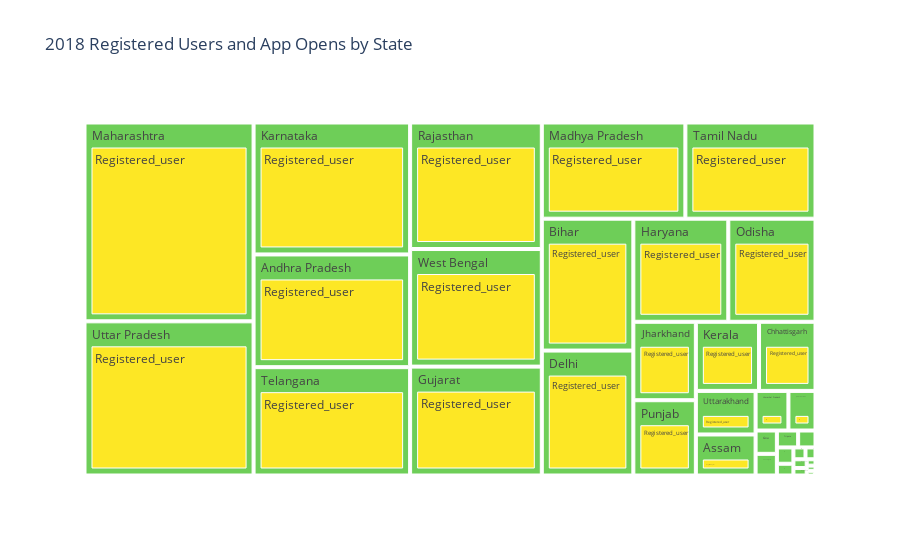

Source (notebook cell):
### Code cell
map_user_plot_treemap(Map_User,2018)

### Figure 1 — Plotly figure (JSON) as saved in the notebook; plotly's stock layout.template omitted (floating-point values rounded to 4 significant figures)
{"data": [{"branchvalues": "total", "customdata": [["Registered_user"], ["Registered_user"], ["Registered_user"], ["Registered_user"], ["Registered_user"], ["Registered_user"], ["Registered_user"], ["Registered_user"], ["Registered_user"], ["Registered_user"], ["Registered_user"], ["Registered_user"], ["Registered_user"], ["Registered_user"], ["Registered_user"], ["Registered_user"], ["Registered_user"], ["Registered_user"], ["Registered_user"], ["Registered_user"], ["Registered_user"], ["Registered_user"], ["Registered_user"], ["Registered_user"], ["Registered_user"], ["Registered_user"], ["Registered_user"], ["Registered_user"], ["Registered_user"], ["Registered_user"], ["Registered_user"], ["Registered_user"], ["Registered_user"], ["Registered_user"], ["Registered_user"], ["Registered_user"], ["Appopens"], ["Appopens"], ["Appopens"], ["Appopens"], ["Appopens"], ["Appopens"], ["Appopens"], ["Appopens"], ["Appopens"], ["Appopens"], ["Appopens"], ["Appopens"], ["Appopens"], ["Appopens"], ["Appopens"], ["Appopens"], ["Appopens"], ["Appopens"], ["Appopens"], ["Appopens"], ["Appopens"], ["Appopens"], ["Appopens"], ["Appopens"], ["Appopens"], ["Appopens"], ["Appopens"], ["Appopens"], ["Appopens"], ["Appopens"], ["Appopens"], ["Appopens"], ["Appopens"], ["Appopens"], ["Appopens"], ["Appopens"], ["(?)"], ["(?)"], ["(?)"], ["(?)"], ["(?)"], ["(?)"], ["(?)"], ["(?)"], ["(?)"], ["(?)"], ["(?)"], ["(?)"], ["(?)"], ["(?)"], ["(?)"], ["(?)"], ["(?)"], ["(?)"], ["(?)"], ["(?)"], ["(?)"], ["(?)"], ["(?)"], ["(?)"], ["(?)"], ["(?)"], ["(?)"], ["(?)"], ["(?)"], ["(?)"], ["(?)"], ["(?)"], ["(?)"], ["(?)"], ["(?)"], ["(?)"]], "domain": {"x": [0, 1], "y": [0, 1]}, "hovertemplate": "labels=%{label}<br>Count=%{value}<br>parent=%{parent}<br>id=%{id}<br>Metric=%{customdata[0]}<extra></extra>", "ids": ["West Bengal/Registered_user", "Jharkhand/Registered_user", "Jammu & Kashmir/Registered_user", "Himachal Pradesh/Registered_user", "Haryana/Registered_user", "Gujarat/Registered_user", "Goa/Registered_user", "Karnataka/Registered_user", "Delhi/Registered_user", "Chhattisgarh/Registered_user", "Chandigarh/Registered_user", "Bihar/Registered_user", "Assam/Registered_user", "Arunachal Pradesh/Registered_user", "Andhra Pradesh/Registered_user", "Dadra & Nagar Haveli & Daman & Diu/Registered_user", "Kerala/Registered_user", "Ladakh/Registered_user", "Lakshadweep/Registered_user", "Uttar Pradesh/Registered_user", "Tripura/Registered_user", "Telangana/Registered_user", "Tamil Nadu/Registered_user", "Sikkim/Registered_user", "Rajasthan/Registered_user", "Punjab/Registered_user", "Puducherry/Registered_user", "Odisha/Registered_user", "Nagaland/Registered_user", "Mizoram/Registered_user", "Meghalaya/Registered_user", "Manipur/Registered_user", "Maharashtra/Registered_user", "Madhya Pradesh/Registered_user", "Andaman & Nicobar/Registered_user", "Uttarakhand/Registered_user", "Andaman & Nicobar/Appopens", "Uttar Pradesh/Appopens", "Jharkhand/Appopens", "Jammu & Kashmir/Appopens", "Himachal Pradesh/Appopens", "Haryana/Appopens", "Gujarat/Appopens", "Goa/Appopens", "Karnataka/Appopens", "Delhi/Appopens", "Chhattisgarh/Appopens", "Chandigarh/Appopens", "Bihar/Appopens", "Assam/Appopens", "Arunachal Pradesh/Appopens", "Andhra Pradesh/Appopens", "Dadra & Nagar Haveli & Daman & Diu/Appopens", "Uttarakhand/Appopens", "Kerala/Appopens", "Lakshadweep/Appopens", "Tripura/Appopens", "Telangana/Appopens", "Tamil Nadu/Appopens", "Sikkim/Appopens", "Rajasthan/Appopens", "Punjab/Appopens", "Ladakh/Appopens", "Puducherry/Appopens", "Nagaland/Appopens", "Mizoram/Appopens", "Meghalaya/Appopens", "Manipur/Appopens", "Maharashtra/Appopens", "Madhya Pradesh/Appopens", "Odisha/Appopens", "West Bengal/Appopens", "Andaman & Nicobar", "Andhra Pradesh", "Arunachal Pradesh", "Assam", "Bihar", "Chandigarh", "Chhattisgarh", "Dadra & Nagar Haveli & Daman & Diu", "Delhi", "Goa", "Gujarat", "Haryana", "Himachal Pradesh", "Jammu & Kashmir", "Jharkhand", "Karnataka", "Kerala", "Ladakh", "Lakshadweep", "Madhya Pradesh", "Maharashtra", "Manipur", "Meghalaya", "Mizoram", "Nagaland", "Odisha", "Puducherry", "Punjab", "Rajasthan", "Sikkim", "Tamil Nadu", "Telangana", "Tripura", "Uttar Pradesh", "Uttarakhand", "West Bengal"], "labels": ["Registered_user", "Registered_user", "Registered_user", "Registered_user", "Registered_user", "Registered_user", "Registered_user", "Registered_user", "Registered_user", "Registered_user", "Registered_user", "Registered_user", "Registered_user", "Registered_user", "Registered_user", "Registered_user", "Registered_user", "Registered_user", "Registered_user", "Registered_user", "Registered_user", "Registered_user", "Registered_user", "Registered_user", "Registered_user", "Registered_user", "Registered_user", "Registered_user", "Registered_user", "Registered_user", "Registered_user", "Registered_user", "Registered_user", "Registered_user", "Registered_user", "Registered_user", "Appopens", "Appopens", "Appopens", "Appopens", "Appopens", "Appopens", "Appopens", "Appopens", "Appopens", "Appopens", "Appopens", "Appopens", "Appopens", "Appopens", "Appopens", "Appopens", "Appopens", "Appopens", "Appopens", "Appopens", "Appopens", "Appopens", "Appopens", "Appopens", "Appopens", "Appopens", "Appopens", "Appopens", "Appopens", "Appopens", "Appopens", "Appopens", "Appopens", "Appopens", "Appopens", "Appopens", "Andaman & Nicobar", "Andhra Pradesh", "Arunachal Pradesh", "Assam", "Bihar", "Chandigarh", "Chhattisgarh", "Dadra & Nagar Haveli & Daman & Diu", "Delhi", "Goa", "Gujarat", "Haryana", "Himachal Pradesh", "Jammu & Kashmir", "Jharkhand", "Karnataka", "Kerala", "Ladakh", "Lakshadweep", "Madhya Pradesh", "Maharashtra", "Manipur", "Meghalaya", "Mizoram", "Nagaland", "Odisha", "Puducherry", "Punjab", "Rajasthan", "Sikkim", "Tamil Nadu", "Telangana", "Tripura", "Uttar Pradesh", "Uttarakhand", "West Bengal"], "marker": {"colors": ["#fde725", "#fde725", "#fde725", "#fde725", "#fde725", "#fde725", "#fde725", "#fde725", "#fde725", "#fde725", "#fde725", "#fde725", "#fde725", "#fde725", "#fde725", "#fde725", "#fde725", "#fde725", "#fde725", "#fde725", "#fde725", "#fde725", "#fde725", "#fde725", "#fde725", "#fde725", "#fde725", "#fde725", "#fde725", "#fde725", "#fde725", "#fde725", "#fde725", "#fde725", "#fde725", "#fde725", "#b5de2b", "#b5de2b", "#b5de2b", "#b5de2b", "#b5de2b", "#b5de2b", "#b5de2b", "#b5de2b", "#b5de2b", "#b5de2b", "#b5de2b", "#b5de2b", "#b5de2b", "#b5de2b", "#b5de2b", "#b5de2b", "#b5de2b", "#b5de2b", "#b5de2b", "#b5de2b", "#b5de2b", "#b5de2b", "#b5de2b", "#b5de2b", "#b5de2b", "#b5de2b", "#b5de2b", "#b5de2b", "#b5de2b", "#b5de2b", "#b5de2b", "#b5de2b", "#b5de2b", "#b5de2b", "#b5de2b", "#b5de2b", "#6ece58", "#6ece58", "#6ece58", "#6ece58", "#6ece58", "#6ece58", "#6ece58", "#6ece58", "#6ece58", "#6ece58", "#6ece58", "#6ece58", "#6ece58", "#6ece58", "#6ece58", "#6ece58", "#6ece58", "#6ece58", "#6ece58", "#6ece58", "#6ece58", "#6ece58", "#6ece58", "#6ece58", "#6ece58", "#6ece58", "#6ece58", "#6ece58", "#6ece58", "#6ece58", "#6ece58", "#6ece58", "#6ece58", "#6ece58", "#6ece58", "#6ece58"]}, "name": "", "parents": ["West Bengal", "Jharkhand", "Jammu & Kashmir", "Himachal Pradesh", "Haryana", "Gujarat", "Goa", "Karnataka", "Delhi", "Chhattisgarh", "Chandigarh", "Bihar", "Assam", "Arunachal Pradesh", "Andhra Pradesh", "Dadra & Nagar Haveli & Daman & Diu", "Kerala", "Ladakh", "Lakshadweep", "Uttar Pradesh", "Tripura", "Telangana", "Tamil Nadu", "Sikkim", "Rajasthan", "Punjab", "Puducherry", "Odisha", "Nagaland", "Mizoram", "Meghalaya", "Manipur", "Maharashtra", "Madhya Pradesh", "Andaman & Nicobar", "Uttarakhand", "Andaman & Nicobar", "Uttar Pradesh", "Jharkhand", "Jammu & Kashmir", "Himachal Pradesh", "Haryana", "Gujarat", "Goa", "Karnataka", "Delhi", "Chhattisgarh", "Chandigarh", "Bihar", "Assam", "Arunachal Pradesh", "Andhra Pradesh", "Dadra & Nagar Haveli & Daman & Diu", "Uttarakhand", "Kerala", "Lakshadweep", "Tripura", "Telangana", "Tamil Nadu", "Sikkim", "Rajasthan", "Punjab", "Ladakh", "Puducherry", "Nagaland", "Mizoram", "Meghalaya", "Manipur", "Maharashtra", "Madhya Pradesh", "Odisha", "West Bengal", "", "", "", "", "", "", "", "", "", "", "", "", "", "", "", "", "", "", "", "", "", "", "", "", "", "", "", "", "", "", "", "", "", "", "", ""], "type": "treemap", "values": [17569602, 5562672, 1217126, 1476649, 11108055, 16268096, 563262, 23436879, 12978387, 4427728, 523127, 13700876, 2780306, 162152, 20024016, 333334, 4955695, 63334, 3261, 29575251, 408665, 19243855, 14200845, 134323, 18905357, 5338195, 305938, 10199425, 112597, 51882, 132046, 220504, 38146000, 15670016, 43516, 2954900, 0, 0, 0, 0, 0, 0, 0, 0, 0, 0, 0, 0, 0, 0, 0, 0, 0, 0, 0, 0, 0, 0, 0, 0, 0, 0, 0, 0, 0, 0, 0, 0, 0, 0, 0, 0, 43516, 20024016, 162152, 2780306, 13700876, 523127, 4427728, 333334, 12978387, 563262, 16268096, 11108055, 1476649, 1217126, 5562672, 23436879, 4955695, 63334, 3261, 15670016, 38146000, 220504, 132046, 51882, 112597, 10199425, 305938, 5338195, 18905357, 134323, 14200845, 19243855, 408665, 29575251, 2954900, 17569602]}], "layout": {"legend": {"tracegroupgap": 0}, "title": {"text": "2018 Registered Users and App Opens by State"}, "treemapcolorway": ["#fde725", "#b5de2b", "#6ece58", "#35b779", "#1f9e89", "#26828e", "#31688e", "#3e4989", "#482878", "#440154"]}}
